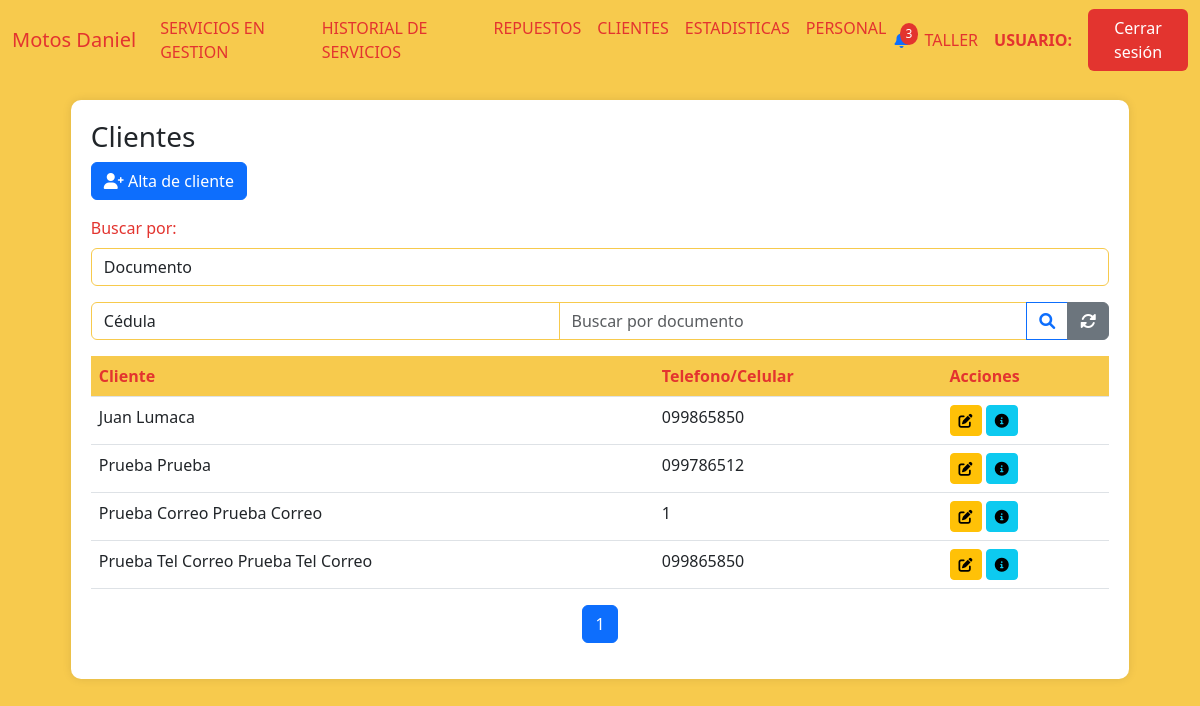
/clientes_taller, run on an earlier commit of the app's database.
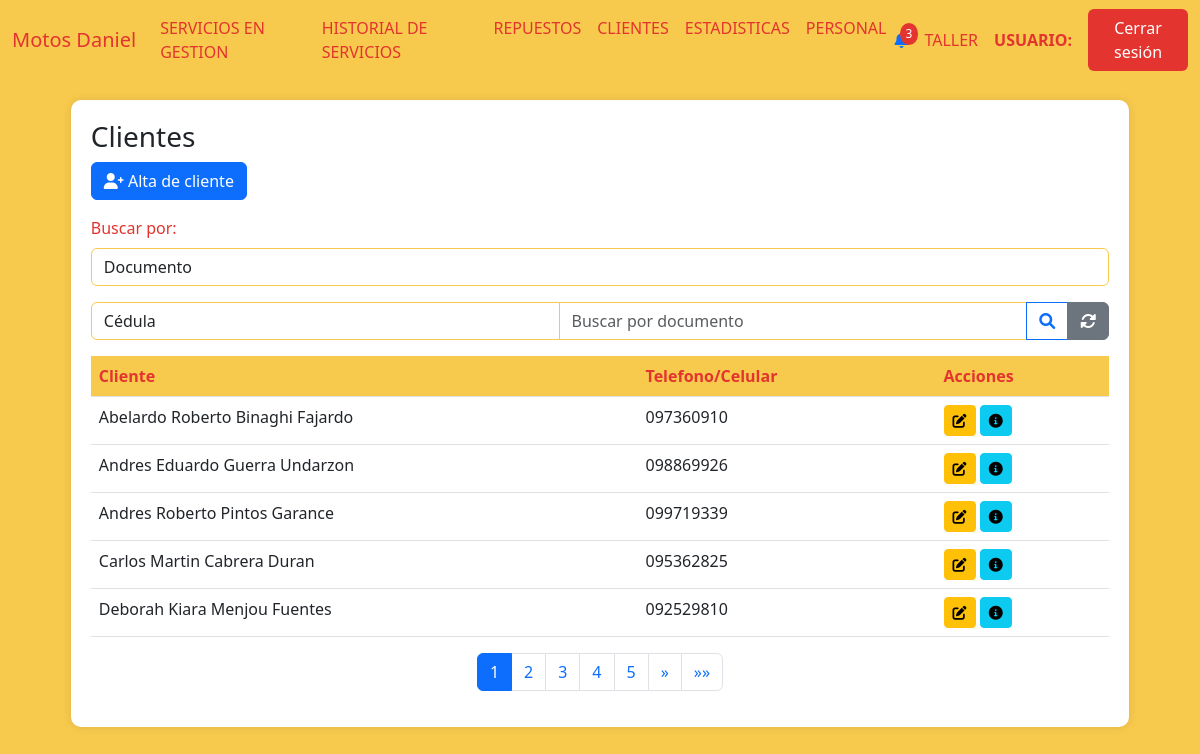
And on a later commit of the database.
### AppUM/models.py (models this page shows)
class Cliente(models.Model):
    documento = models.CharField(max_length=20, unique=True)
    nombre = models.CharField(max_length=20)
    apellido  = models.CharField(max_length=20)
    fecha_nacimiento = models.DateField(null=True,blank=True)
    domicilio = models.CharField(max_length=500,blank=True)

### AppUM/views.py (the view)
# urls.py: path('clientes_taller', views.clientes_taller,name="ClientesTaller"),
def clientes_taller(req):
    clientes = Cliente.objects.filter(
        cliente_telefono__principal=True
    ).values('id','nombre', 'apellido', 'cliente_telefono__telefono').order_by('nombre')
    page_obj = funcion_paginas_varias(req,clientes)
    return render(req,"perfil_taller/clientes/clientes.html",{'page_obj': page_obj,"clientes":clientes})

### AppUM/context_processors.py (called while the page is built)
def cantidad_solicitudes_no_leidas(req):
    if req.user.is_authenticated:
        usuario = req.user
        usuario_actual = Personal.objects.filter(usuario=usuario.username).first()
        notificaciones = NotificacionPersonal.objects.filter(personal=usuario_actual,leido=0).count()
    else:
        notificaciones = 0
    return {'notificaciones': notificaciones}

### AppUM/functions.py (called while the page is built)
def funcion_paginas_varias(req,instancia_model):
    paginator = Paginator(instancia_model, 5)  # 5 motos por página
    page_number = req.GET.get('page')  # Obtiene el número de página desde la URL
    page_obj = paginator.get_page(page_number)
    return page_obj

### AppUM/templates/perfil_taller/clientes/clientes.html (shortened to what this page needs)
{% extends "perfil_taller/padre_perfil_taller.html" %}
{% load static %}
{% block contenidoQueCambia %}
<link href="https://cdnjs.cloudflare.com/ajax/libs/font-awesome/6.0.0/css/all.min.css" rel="stylesheet">
<link href="https://cdn.jsdelivr.net/npm/bootstrap-icons@1.10.0/font/bootstrap-icons.css" rel="stylesheet">
<div class="table-container" id="inventarios">
    <h3>Clientes</h3>
    <a href="{% url 'AltaClienteTaller' %}" class="btn btn-primary mb-3">
        <i class="fas fa-user-plus"></i> Alta de cliente
    </a>
    <div class="mb-3">
        <label for="estado" class="form-label">Buscar por:</label>
        <select class="form-control" name="tipo_busqueda" id="tipo_busqueda" onchange="tipo_busqueda()">
            <option value="documento">Documento</option>
        </select>
    </div>
    <form action="{% url 'BusquedaDocumentoTaller' %}" enctype="multipart/form-data" method="get" id="busqueda_documento">{% csrf_token %}
        <div class="input-group mb-3">
            <select class="form-control" name="tipo_doc_busq" id="tipo_doc">
                <option value="CI">Cédula</option>
            </select>
            <input type="number" name="documento" class="form-control" placeholder="Buscar por documento">
            <button class="btn btn-outline-primary" type="submit">
                <i class="fas fa-search"></i>
            </button>
            <a href="{% url 'ClientesTaller' %}" class="btn btn-secondary">
                <i class="fas fa-sync-alt"></i>
            </a>
        </div>
    </form>
    <table class="table">
        <thead>
            <tr>
                <th>Cliente</th>
                <th>Telefono/Celular</th>
                <th>Acciones</th>
            </tr>
        </thead>
        <tbody>
            {% if page_obj %}
                {% for cliente in page_obj %}
                <tr>
                    <td>{{ cliente.nombre }} {{ cliente.apellido }}</td>
                    <td>{{ cliente.cliente_telefono__telefono }}</td>
                    <td>
                        <a href="{% url 'ModificacionClienteTaller' cliente.id %}"><button class="btn btn-sm btn-warning"><i class="fas fa-edit"></i></button></a>
                        <a href="{% url 'DetallesClienteTaller' cliente.id %}"><button class="btn btn-sm btn-info"><i class="fas fa-info-circle"></i></button></a>
                    </td>
                </tr>
                {% endfor %}
            {% else %}
                <tr>
                    <td colspan="9" class="text-center text-muted">
                        No hay registros de clientes.
                    </td>
                </tr>
            {% endif %}
        </tbody>
    </table>
    <nav aria-label="Page navigation">
        <ul class="pagination justify-content-center">
            {% for num in page_obj.paginator.page_range %}
            <li class="page-item {% if page_obj.number == num %}active{% endif %}">
                <a class="page-link" href="?page={{ num }}">{{ num }}</a>
            </li>
            {% endfor %}
            {% if page_obj.has_next %}
            <li class="page-item">
                <a class="page-link" href="?page={{ page_obj.next_page_number }}" aria-label="Siguiente">
                    <span aria-hidden="true">&raquo;</span>
                </a>
            </li>
            <li class="page-item">
                <a class="page-link" href="?page={{ page_obj.paginator.num_pages }}" aria-label="Última">
                    <span aria-hidden="true">&raquo;&raquo;</span>
                </a>
            </li>
            {% endif %}
        </ul>
    </nav>
</div>
{% endblock %}

What changed in the data, as far as the page shows it:
no longer on this page (row edited): Cliente: nombre "Juan", apellido "Lumaca", cliente_telefono__telefono "099865850"
no longer on this page (row unchanged): Cliente: nombre "Prueba", apellido "Prueba", cliente_telefono__telefono "099786512"
no longer on this page (row unchanged): Cliente: nombre "Prueba Correo", apellido "Prueba Correo", cliente_telefono__telefono "1"
added Cliente: nombre "Abelardo Roberto", apellido "Binaghi Fajardo", cliente_telefono__telefono "097360910"
added Cliente: nombre "Andres Eduardo", apellido "Guerra Undarzon", cliente_telefono__telefono "098869926"
added Cliente: nombre "Andres Roberto", apellido "Pintos Garance", cliente_telefono__telefono "099719339"
changed Cliente: nombre "Prueba Tel Correo" → "Carlos Martin"; apellido "Prueba Tel Correo" → "Cabrera Duran"; cliente_telefono__telefono "099865850" → "095362825"
added Cliente: nombre "Deborah Kiara", apellido "Menjou Fuentes", cliente_telefono__telefono "092529810"
Also different on the page:
new list line: "2"
new list line: "3"
new list line: "4"
new list line: "5"
